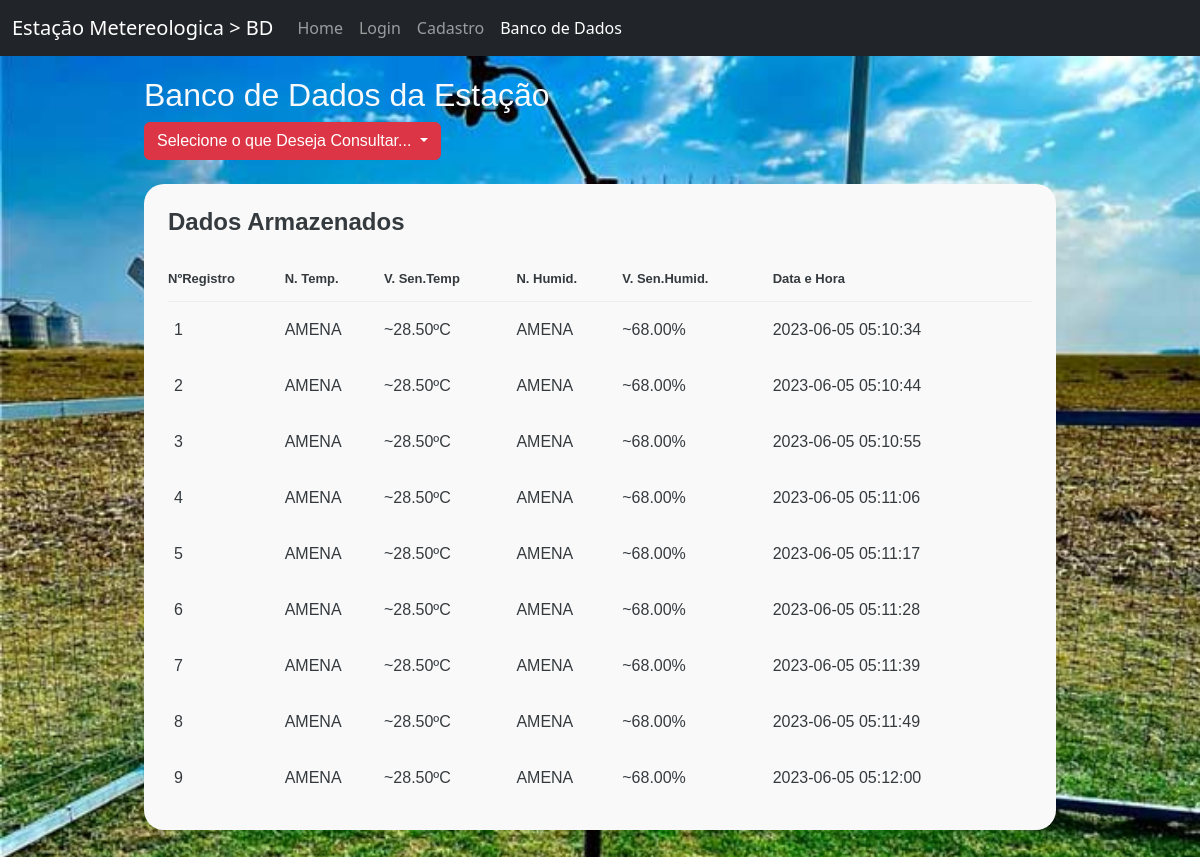
The app's page /Estacao/paginas/bancoDados.php?sensor=dht11 with its own data.
### tables this page shows
CREATE TABLE `tbl_dados_sensores` (
  `id` int(11) NOT NULL,
  `nivel_chuva` varchar(20) NOT NULL,
  `sensor_chuva` varchar(20) NOT NULL,
  `nivel_solo` varchar(20) NOT NULL,
  `sensor_solo` varchar(20) NOT NULL,
  `nivel_temperatura` varchar(20) NOT NULL,
  `sensor_temperatura` varchar(20) NOT NULL,
  `nivel_humidade` varchar(20) NOT NULL,
  `sensor_humidade` varchar(20) DEFAULT NULL,
  `data` datetime NOT NULL DEFAULT current_timestamp()
);

### Estacao/paginas/bancoDados.php (the view, shortened to what this page needs)
<!DOCTYPE html>
<html lang="pt-pt">
<head>
	<link href='https://unpkg.com/boxicons@2.0.9/css/boxicons.min.css' rel='stylesheet'>
	<link rel="stylesheet" href="../estilos/bootstrap.min.css">
	<link rel="stylesheet" href="../estilos/bancoDados.css">
</head>
<body class="d-flex flex-column h-100">
	<header>
		<nav class="navbar navbar-expand-md navbar-dark fixed-top bg-dark">
			<div class="container-fluid">
				<a class="navbar-brand" href="#">Estação Metereologica > BD</a>
				<div class="collapse navbar-collapse" id="navbarCollapse">
					<ul class="navbar-nav me-auto mb-2 mb-md-0">
						<li class="nav-item">
							<a class="nav-link " aria-current="page" href="./principal.php">Home</a>
						</li>
						<li class="nav-item">
							<a class="nav-link" href="../index.php">Login</a>
						</li>
						<li class="nav-item">
							<a class="nav-link" href="./cadastro.php">Cadastro</a>
						</li>
						<li class="nav-item">
							<a class="nav-link active" href="bancoDados.php">Banco de Dados</a>
						</li>
					</ul>
				</div>
			</div>
		</nav>
	</header>
	<section id="content">
		<main class="flex-shrink-0">
			<div class="head-title">
				<div class="left">
					<h2 class="text-light">Banco de Dados da Estação</h2>
				</div>
			</div>
			<div class="btn-group">
				<button type="button" class="btn   btn-danger dropdown-toggle" data-bs-toggle="dropdown"
					aria-expanded="false">
					Selecione o que Deseja Consultar...
				</button>
			</div>
			<div class="table-data">
				<div class="order">
					<div class="head">
						<h3>Dados Armazenados</h3>
					</div>
					<table>
						<thead>
							<?php
								if(isset($_GET["sensor"]))
								{
									$sensor= $_GET["sensor"];
									$query="";
									$tipo ='z';
									echo "<th>NºRegistro</th>";
									if($sensor=="dht11")
									{
										$tipo ='d';
										$query = "select id, nivel_temperatura, sensor_temperatura, nivel_humidade, sensor_humidade,data from tbl_dados_sensores;";
										echo "<th>N. Temp.</th>";
										echo "<th>V. Sen.Temp</th>";
                    echo "<th>N. Humid.</th>";
										echo "<th>V. Sen.Humid.</th>";
									}
									echo "<th>Data e Hora</th>";
							?>
						</thead>
						<tbody>
							<?php
									function query_dht11($query)
									{
										include "../conexao/conexaoDB.inc";
										$query = "select id, nivel_temperatura, sensor_temperatura, nivel_humidade, sensor_humidade,data from tbl_dados_sensores;";
										$resultado=mysqli_query($conexao, $query);
										while($linha= mysqli_fetch_row($resultado))
										{
											$id = $linha[0];
											$nivel_temperatura= $linha[1];
											$sensor_temperatura= $linha[2];
											$nivel_humidade= $linha[3];
											$sensor_humidade= $linha[4];
											$data=$linha[5];
											echo "<tr>";
												echo "<td>$id</td>";
												echo "<td>$nivel_temperatura</td>";
												echo "<td>$sensor_temperatura</td>";
												echo "<td>$nivel_humidade</td>";
												echo "<td>$sensor_humidade</td>";
												echo "<td>$data</td>";
											echo "</tr>";
										}
									}
									if($tipo=='c')
										query_chuva($query);
									else if($tipo=='s')
										query_solo($query);
									else if($tipo=='d')
                                        query_dht11($query);
									else if($tipo=='g')
										query_geral($query);
								}
								?>
						</tbody>
					</table>
				</div>
			</div>
		</main>
	</section>
</body>
</html>

### Estacao/estilos/bancoDados.css (style rules this page uses)
* { margin: 0; padding: 0; box-sizing: border-box; }
a { text-decoration: none; }
li { list-style: none; }
:root { --poppins: 'Poppins', sans-serif; --lato: 'Lato', sans-serif; --light: #F9F9F9; --blue: #3C91E6; --light-blue: #CFE8FF; --grey: #eee; --dark-grey: #AAAAAA; --dark: #343A3E; --red: #DB504A; --yellow: #FFCE26; --light-yellow: #FFF2C6; --orange: #FD7238; --light-orange: #FFE0D3; }
html { overflow-x: hidden; }
body { background: var(--light); overflow-x: hidden; }
#content { width: 80%; margin: auto; margin-top: 40px; transition: .3s ease; }
#content main { width: 100%; padding: 36px 24px; font-family: var(--poppins); max-height: calc(100vh - 56px); overflow-y: auto; }
#content main .table-data { display: flex; flex-wrap: wrap; grid-gap: 24px; margin-top: 24px; width: 100%; color: var(--dark); }
#content main .table-data > div { border-radius: 20px; background: var(--light); padding: 24px; overflow-x: auto; }
#content main .table-data .head { display: flex; align-items: center; grid-gap: 16px; margin-bottom: 24px; }
#content main .table-data .head h3 { margin-right: auto; font-size: 24px; font-weight: 600; }
#content main .table-data .order { flex-grow: 1; flex-basis: 500px; }
#content main .table-data .order table { width: 100%; border-collapse: collapse; }
#content main .table-data .order table th { padding-bottom: 12px; font-size: 13px; text-align: left; border-bottom: 1px solid var(--grey); }
#content main .table-data .order table td { padding: 16px 0; }
#content main .table-data .order table tr td:first-child { display: flex; align-items: center; grid-gap: 12px; padding-left: 6px; }

### Estacao/paginas/bancoDados.php (style rules this page uses)
body { background-image: url('../imagens/fundo.jpg'); background-repeat: no-repeat; background-size: cover; }

### records on screen
tbl_dados_sensores: id "1", nivel_temperatura "AMENA", sensor_temperatura "~28.50ºC", nivel_humidade "AMENA", sensor_humidade "~68.00%", data "2023-06-05 05:10:34"
tbl_dados_sensores: id "2", nivel_temperatura "AMENA", sensor_temperatura "~28.50ºC", nivel_humidade "AMENA", sensor_humidade "~68.00%", data "2023-06-05 05:10:44"
tbl_dados_sensores: id "3", nivel_temperatura "AMENA", sensor_temperatura "~28.50ºC", nivel_humidade "AMENA", sensor_humidade "~68.00%", data "2023-06-05 05:10:55"
tbl_dados_sensores: id "4", nivel_temperatura "AMENA", sensor_temperatura "~28.50ºC", nivel_humidade "AMENA", sensor_humidade "~68.00%", data "2023-06-05 05:11:06"
tbl_dados_sensores: id "5", nivel_temperatura "AMENA", sensor_temperatura "~28.50ºC", nivel_humidade "AMENA", sensor_humidade "~68.00%", data "2023-06-05 05:11:17"
tbl_dados_sensores: id "6", nivel_temperatura "AMENA", sensor_temperatura "~28.50ºC", nivel_humidade "AMENA", sensor_humidade "~68.00%", data "2023-06-05 05:11:28"
tbl_dados_sensores: id "7", nivel_temperatura "AMENA", sensor_temperatura "~28.50ºC", nivel_humidade "AMENA", sensor_humidade "~68.00%", data "2023-06-05 05:11:39"
tbl_dados_sensores: id "8", nivel_temperatura "AMENA", sensor_temperatura "~28.50ºC", nivel_humidade "AMENA", sensor_humidade "~68.00%", data "2023-06-05 05:11:49"
tbl_dados_sensores: id "9", nivel_temperatura "AMENA", sensor_temperatura "~28.50ºC", nivel_humidade "AMENA", sensor_humidade "~68.00%", data "2023-06-05 05:12:00"
